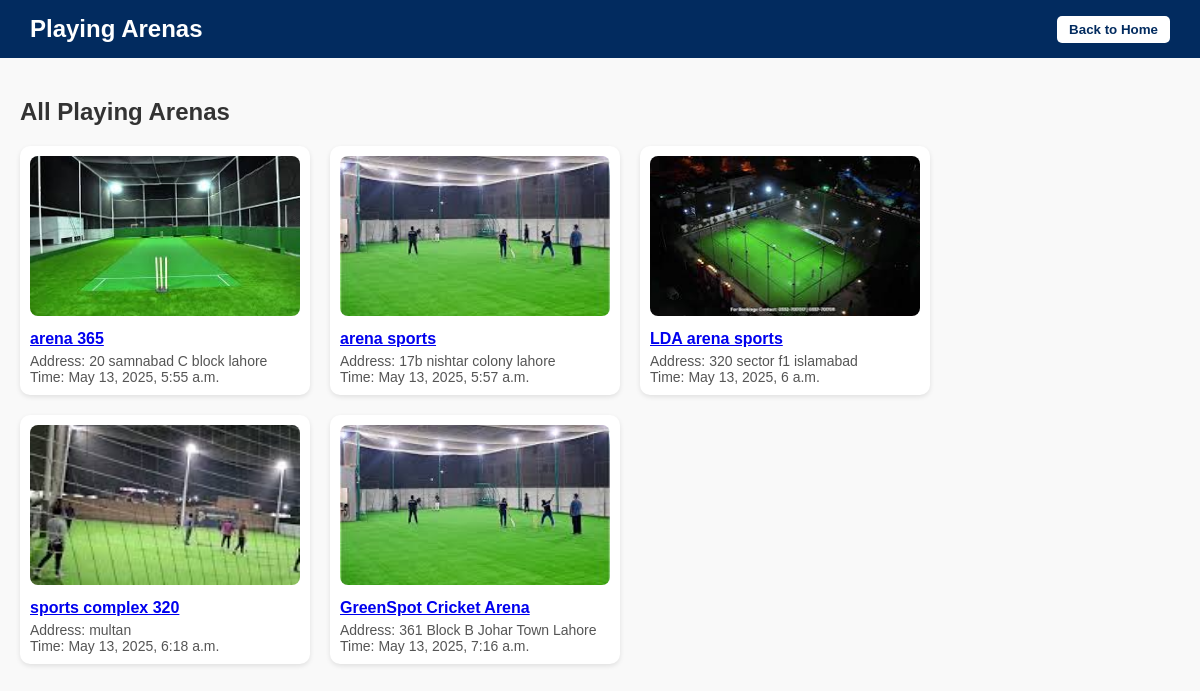
Page /home/playing-arenas/ on the committed database.
### ads/models.py (models this page shows, shortened)
class AdPayment(models.Model):
    CATEGORY_CHOICES = [
        ('Playing Arena', 'Playing Arena'),
        ('Gym', 'Gym'),
        ('Farm House', 'Farm House'),
        ('Hotel Room', 'Hotel Room'),
        ('Saloon', 'Saloon'),
        ('Swimming Pool', 'Swimming Pool'),
        ('Cafe', 'Cafe'),
        ('Event Space', 'Event Space'),
        ('House', 'House'),
        ('Shop', 'Shop'),
    ]
    BANK_CHOICES = [
    ('meezan', 'Meezan Bank'),
    ('sadapay', 'SadaPay'),
    ('bank_alfalah', 'Bank Alfalah'),
    ('faysal', 'Faysal Bank'),
    ('hbl', 'Habib Bank Limited'),
    ('mcb', 'MCB Bank Limited'),
    ('ubl', 'United Bank Limited'),
    ('nbp', 'National Bank of Pakistan'),
    ('js_bank', 'JS Bank'),
    ('bank_of_punjab', 'Bank of Punjab'),
    ('standard_chartered', 'Standard Chartered Bank'),
    ('albaraka', 'Al Baraka Bank'),
    ('askari', 'Askari Bank'),
    ('bank_islamic', 'Bank Islami Pakistan Limited'),
]
    user = models.ForeignKey(
        settings.AUTH_USER_MODEL,
        on_delete=models.CASCADE,
        default=1
    )
    title = models.CharField(max_length=255)
    category = models.CharField(max_length=20, choices=CATEGORY_CHOICES)
    description = models.TextField()
    location = models.CharField(max_length=255)
    price = models.DecimalField(max_digits=10, decimal_places=2, null=True, blank=True)
    image = models.ImageField(upload_to='ads/images/')
    account_holder_name = models.CharField(max_length=255)
    account_number = models.CharField(max_length=255)
    bank = models.CharField(max_length=20, choices=BANK_CHOICES)  # Added choices here
    created_at = models.DateTimeField(auto_now_add=True)

### home/views.py (the view)
# urls.py: path('playing-arenas/', views.playing_arenas, name='playing-arenas'),
def playing_arenas(request):
    ads = AdPayment.objects.filter(category="Playing Arena")
    return render(request, 'playing_arenas.html', {'ads': ads})

### home/templates/playing_arenas.html (shortened to what this page needs)
<!DOCTYPE html>
<html lang="en">
<head>
</head>
<body>
  <header>
    <h1>Playing Arenas</h1>
    <button class="back-button" onclick="window.history.back()">Back to Home</button>
  </header>
  <div class="container">
    <h2>All Playing Arenas</h2>
    <div class="card-container">
      {% for ad in ads %}
      <div class="card">
        <img src="{{ ad.image.url }}" alt="{{ ad.title }}" />
        <h3><a href="{% url 'home:spot_detail' ad.id %}">{{ ad.title }}</a></h3>
        <p>Address: {{ ad.location }}<br>Time: {{ ad.created_at }}</p>
      </div>
      {% empty %}
      <p>No playing arenas available at the moment.</p>
      {% endfor %}
    </div>
  </div>
</body>
</html>

### home/templates/playing_arenas.html (style rules this page uses)
body { font-family: Arial, sans-serif; margin: 0; padding: 0; background-color: #f9f9f9; }
header { background-color: #022b5f; color: white; padding: 15px 30px; display: flex; justify-content: space-between; align-items: center; }
header h1 { margin: 0; font-size: 24px; }
.back-button { background-color: white; color: #022b5f; padding: 6px 12px; border: none; border-radius: 5px; cursor: pointer; font-weight: bold; }
.container { padding: 20px; }
h2 { margin-bottom: 20px; color: #333; }
.card-container { display: flex; flex-wrap: wrap; gap: 20px; }
.card { background-color: white; border-radius: 10px; box-shadow: 0 2px 5px rgba(0, 0, 0, 0.1); width: calc(25% - 20px); padding: 10px; transition: transform 0.3s ease; }
.card img { width: 100%; height: 160px; object-fit: cover; border-radius: 8px; }
.card h3 { margin: 10px 0 5px; font-size: 16px; color: #022b5f; }
.card p { margin: 0; font-size: 14px; color: #555; }

### rows in the picture
AdPayment: image (picture), title "arena 365", location "20 samnabad C block lahore", created_at "May 13, 2025, 5:55 a.m."
AdPayment: image (picture), title "arena sports", location "17b nishtar colony lahore", created_at "May 13, 2025, 5:57 a.m."
AdPayment: image (picture), title "LDA arena sports", location "320 sector f1 islamabad", created_at "May 13, 2025, 6 a.m."
AdPayment: image (picture), title "sports complex 320", location "multan", created_at "May 13, 2025, 6:18 a.m."
AdPayment: image (picture), title "GreenSpot Cricket Arena", location "361 Block B Johar Town Lahore", created_at "May 13, 2025, 7:16 a.m."
